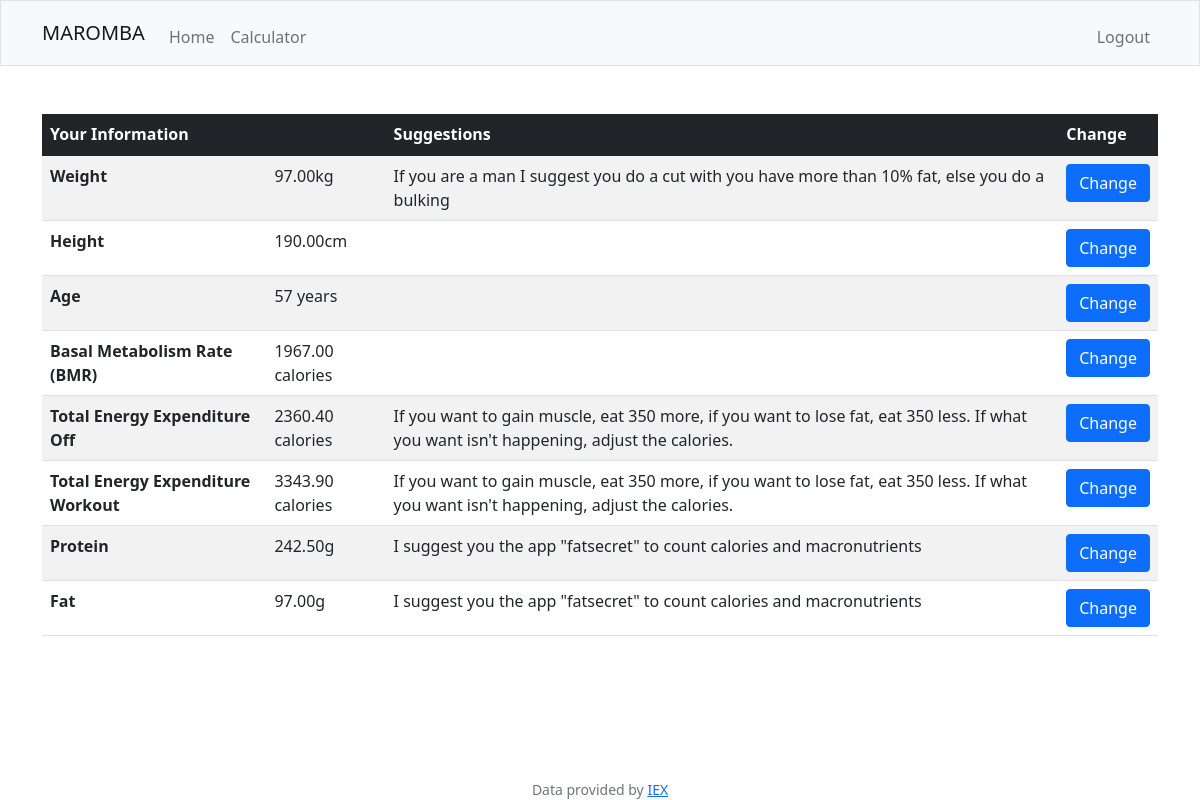
Page / (signed in) on the earlier database version.
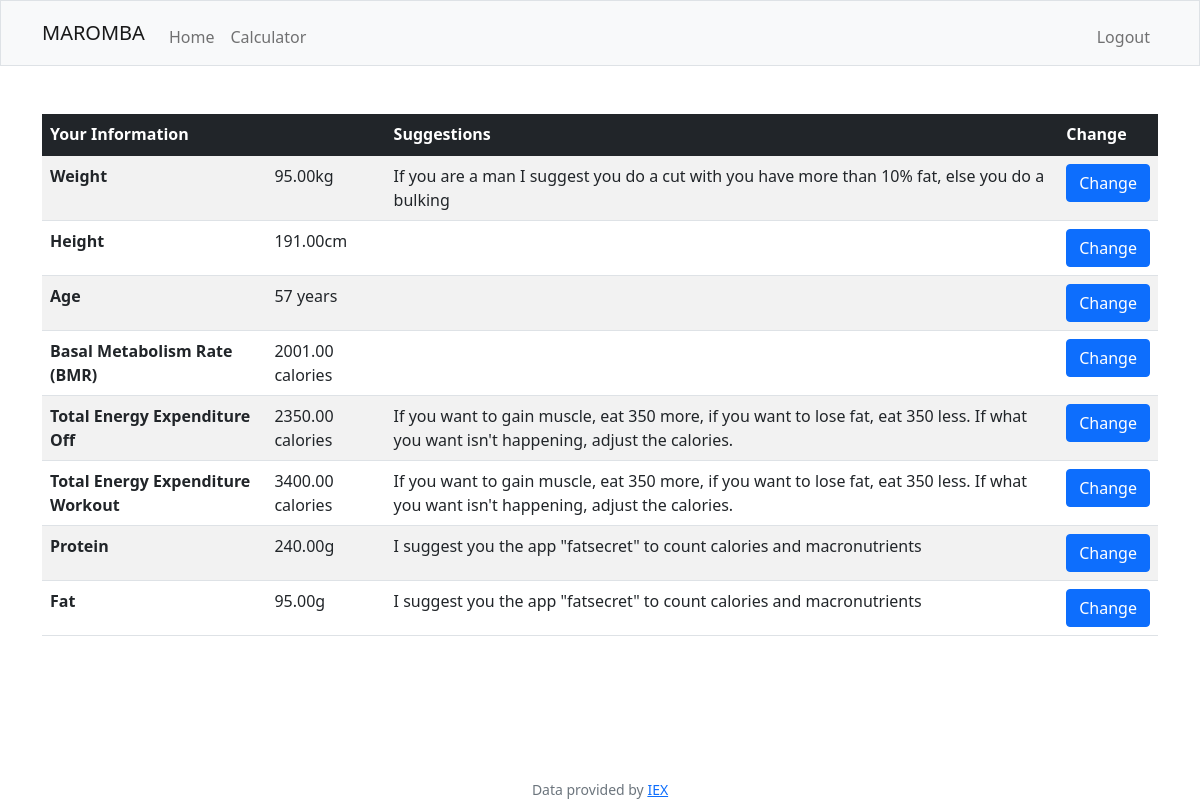
Same page on the later database version.
### app/models/tables.py (models this page shows, shortened)
class Info(db.Model, UserMixin):
    __tablename__ = "infos"
    id = db.Column(db.Integer, primary_key=True, unique=True, nullable=False)
    height = db.Column(db.Float, nullable=False)
    weight = db.Column(db.Float, nullable=False)
    age = db.Column(db.Integer, nullable=False)
    gender = db.Column(db.String(1), nullable=False)
    tmb = db.Column(db.Integer, nullable=False)
    get_workout = db.Column(db.Integer, nullable=False)
    get_off = db.Column(db.Integer, nullable=False)
    protein = db.Column(db.Float, nullable=False)
    fat = db.Column(db.Float, nullable=False)
    user_id = db.Column(db.Integer, db.ForeignKey("users.id"), unique=True, nullable=False)
    user = db.relationship("User", foreign_keys=user_id)

### app/controllers/default.py (the view, shortened to what this page needs)
@app.route("/", methods=["GET", "POST"])
@login_required
def index():
    user_info = Info.query.filter_by(user_id=current_user.id).first()
    return render_template("index.html", info=user_info)

### app/controllers/default.py (called while the page is built)
@lm.user_loader
def load_user(id):
    return User.query.filter_by(id=id).first()

### app/models/tables.py (called while the page is built)
    @property
    def is_authenticated(self):
        return True

### app/templates/index.html (shortened to what this page needs)
{% extends "layout.html" %}
{% block main %}
    <table class="table table-striped text-start">
        <thead class="table-dark">
            <tr>
                <th scope="col">Your Information</th>
                <th scope="col"></th>
                <th scope="col">Suggestions</th>
                <th scope="col">Change</th>
            </tr>
        </thead>
        {% if info %}
            <tbody>
                <tr>
                    <th scope="row">Weight</th>
                    <td>{{ "%.2f"|format(info.weight) }}kg</td>
                    <td>If you are a man I suggest you do a cut with you have more than 10% fat, else you do a bulking</td>
                    <td id='change_weight'><button type="button" class="btn btn-primary" id="button_weight">Change</button></td>
                </tr>
                <tr>
                    <th scope="row">Height</th>
                    <td>{{ "%.2f"|format(info.height) }}cm</td>
                    <td></td>
                    <td id='change_height'><button type="button" class="btn btn-primary" id="button_height">Change</button></td>
                </tr>
                <tr>
                    <th scope="row">Age</th>
                    <td>{{ info.age }} years</td>
                    <td></td>
                    <td id='change_age'><button type="button" class="btn btn-primary" id="button_age">Change</button></td>
                </tr>
                <tr>
                    <th scope="row">Basal Metabolism Rate (BMR)</th>
                    <td>{{ "%.2f"|format(info.tmb) }} calories</td>
                    <td></td>
                    <td id='change_tmb'><button type="button" class="btn btn-primary" id="button_tmb">Change</button></td>
                </tr>
                <tr>
                    <th scope="row">Total Energy Expenditure Off</th>
                    <td>{{ "%.2f"|format(info.get_off) }} calories</td>
                    <td>If you want to gain muscle, eat 350 more, if you want to lose fat, eat 350 less. If what you want isn't happening, adjust the calories.</td>
                    <td id='change_get_off'><button type="button" class="btn btn-primary" id="button_get_off">Change</button></td>
                </tr>
                <tr>
                    <th scope="row">Total Energy Expenditure Workout</th>
                    <td>{{ "%.2f"|format(info.get_workout) }} calories</td>
                    <td>If you want to gain muscle, eat 350 more, if you want to lose fat, eat 350 less. If what you want isn't happening, adjust the calories.</td>
                    <td id='change_get_workout'><button type="button" class="btn btn-primary" id="button_get_workout">Change</button></td>
                </tr>
                <tr>
                    <th scope="row">Protein</th>
                    <td>{{ "%.2f"|format(info.protein) }}g</td>
                    <td>I suggest you the app "fatsecret" to count calories and macronutrients</td>
                    <td id='change_protein'><button type="button" class="btn btn-primary" id="button_protein">Change</button></td>
                </tr>
                <tr>
                    <th scope="row">Fat</th>
                    <td>{{ "%.2f"|format(info.fat) }}g</td>
                    <td>I suggest you the app "fatsecret" to count calories and macronutrients</td>
                    <td id='change_fat'><button type="button" class="btn btn-primary" id="button_fat">Change</button></td>
                </tr>
            </tbody>
        {% else %}
            <h1>Go to calculator first</h1>
        {% endif %}
    </table>
{% endblock %}

### app/templates/layout.html (shortened to what this page needs)
<!DOCTYPE html>
<html lang="pt-br">
    <head>
        <link href="https://cdn.jsdelivr.net/npm/bootstrap@5.1.3/dist/css/bootstrap.min.css" rel="stylesheet">
        <link href="{{ url_for('static', filename='styles.css')}} " rel="stylesheet">
    </head>
    <body>
        <nav class="bg-light border navbar navbar-expand-md navbar-light">
            <div class="container">
                <a class="navbar-brand" href="/">MAROMBA</a>
                <div class="collapse navbar-collapse" id="navbar">
                    {% if current_user.is_authenticated %}
                        <ul class="navbar-nav me-auto mt-2">
                            <li class="nav-item"><a class="nav-link" href="/">Home</a></li>
                            <li class="nav-item"><a class="nav-link" href="/calculator">Calculator</a></li>
                        </ul>
                        <ul class="navbar-nav ms-auto mt-2">
                            <li class="nav-item"><a class="nav-link" href="/logout">Logout</a></li>
                        </ul>
                    {% else %}
                        <ul class="navbar-nav ms-auto mt-2">
                            <li class="nav-item"><a class="nav-link" href="/register">Register</a></li>
                            <li class="nav-item"><a class="nav-link" href="/login">Login</a></li>
                        </ul>
                    {% endif %}
                </div>
            </div>
        </nav>
        <main class="container py-5 text-center">
            {% block main %}{% endblock %}
        </main>
        <footer class="container fixed-bottom small text-center text-muted">
            Data provided by <a href="https://iexcloud.io/">IEX</a>
        </footer>
    </body>
</html>

Differences in the rows shown:
changed Info: weight "97.00" → "95.00"; height "190.00" → "191.00"; tmb "1967.00" → "2001.00"; get_off "2360.40" → "2350.00"; get_workout "3343.90" → "3400.00"; protein "242.50" → "240.00"; fat "97.00" → "95.00"
